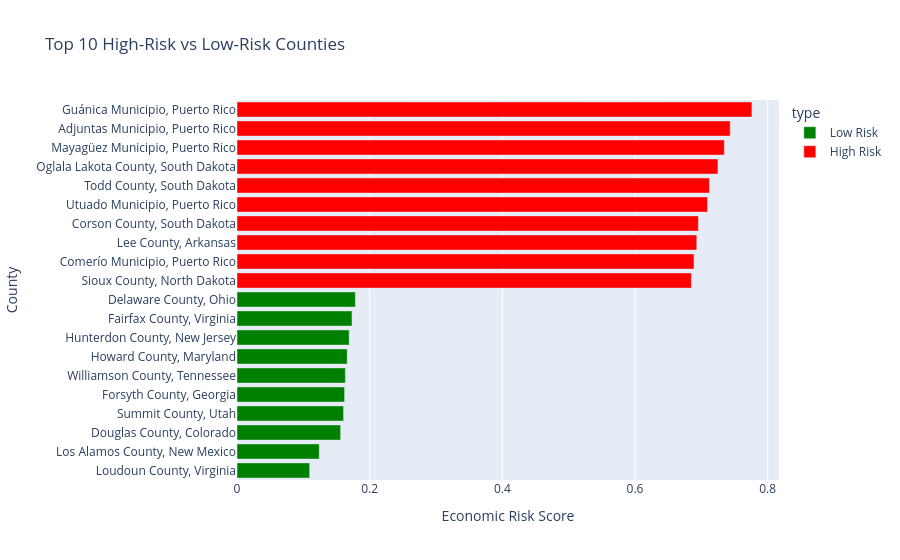

Write notebook code for a chart like this one.
### Markdown cell above
## Visualization of Highest and Lowest Risk Counties

To better illustrate the differences, we visualize the top 10 high-risk and low-risk counties.

This provides a clear comparison of extreme economic conditions across regions.

### Code cell
# Plotly Visualization: Top vs Bottom Risk Counties
# Create copies to avoid SettingWithCopyWarning
top_risk_plot = top_risk.copy()
low_risk_plot = low_risk.copy()

top_risk_plot["type"] = "High Risk"
low_risk_plot["type"] = "Low Risk"

combined = combined.sort_values("economic_risk_score")
fig = px.bar(
    combined,
    x="economic_risk_score",
    y="county_name",
    color="type",
    orientation="h",
    title="Top 10 High-Risk vs Low-Risk Counties",
    labels={
        "economic_risk_score": "Economic Risk Score",
        "county_name": "County"
    },
    color_discrete_map={
        "Low Risk": "green",
        "High Risk": "red"
    }
)

fig.update_layout(height=700)

fig.show()

### Figure 1 — Plotly figure (JSON) as saved in the notebook; plotly's stock layout.template omitted (floating-point values rounded to 4 significant figures)
{"data": [{"hovertemplate": "type=Low Risk<br>Economic Risk Score=%{x}<br>County=%{y}<extra></extra>", "legendgroup": "Low Risk", "marker": {"color": "green", "pattern": {"shape": ""}}, "name": "Low Risk", "orientation": "h", "showlegend": true, "textposition": "auto", "type": "bar", "x": [0.1096, 0.124, 0.1563, 0.1607, 0.1622, 0.1634, 0.1661, 0.1691, 0.1734, 0.1784], "xaxis": "x", "y": ["Loudoun County, Virginia", "Los Alamos County, New Mexico", "Douglas County, Colorado", "Summit County, Utah", "Forsyth County, Georgia", "Williamson County, Tennessee", "Howard County, Maryland", "Hunterdon County, New Jersey", "Fairfax County, Virginia", "Delaware County, Ohio"], "yaxis": "y"}, {"hovertemplate": "type=High Risk<br>Economic Risk Score=%{x}<br>County=%{y}<extra></extra>", "legendgroup": "High Risk", "marker": {"color": "red", "pattern": {"shape": ""}}, "name": "High Risk", "orientation": "h", "showlegend": true, "textposition": "auto", "type": "bar", "x": [0.685, 0.689, 0.6931, 0.6956, 0.7093, 0.7122, 0.7251, 0.7347, 0.7435, 0.7762], "xaxis": "x", "y": ["Sioux County, North Dakota", "Comerío Municipio, Puerto Rico", "Lee County, Arkansas", "Corson County, South Dakota", "Utuado Municipio, Puerto Rico", "Todd County, South Dakota", "Oglala Lakota County, South Dakota", "Mayagüez Municipio, Puerto Rico", "Adjuntas Municipio, Puerto Rico", "Guánica Municipio, Puerto Rico"], "yaxis": "y"}], "layout": {"autosize": true, "barmode": "relative", "legend": {"title": {"text": "type"}, "tracegroupgap": 0}, "title": {"text": "Top 10 High-Risk vs Low-Risk Counties"}, "xaxis": {"anchor": "y", "autorange": true, "domain": [0, 1], "range": [0, 0.8171], "title": {"text": "Economic Risk Score"}, "type": "linear"}, "yaxis": {"anchor": "x", "autorange": true, "domain": [0, 1], "range": [-0.5, 19.5], "title": {"text": "County"}, "type": "category"}}}
